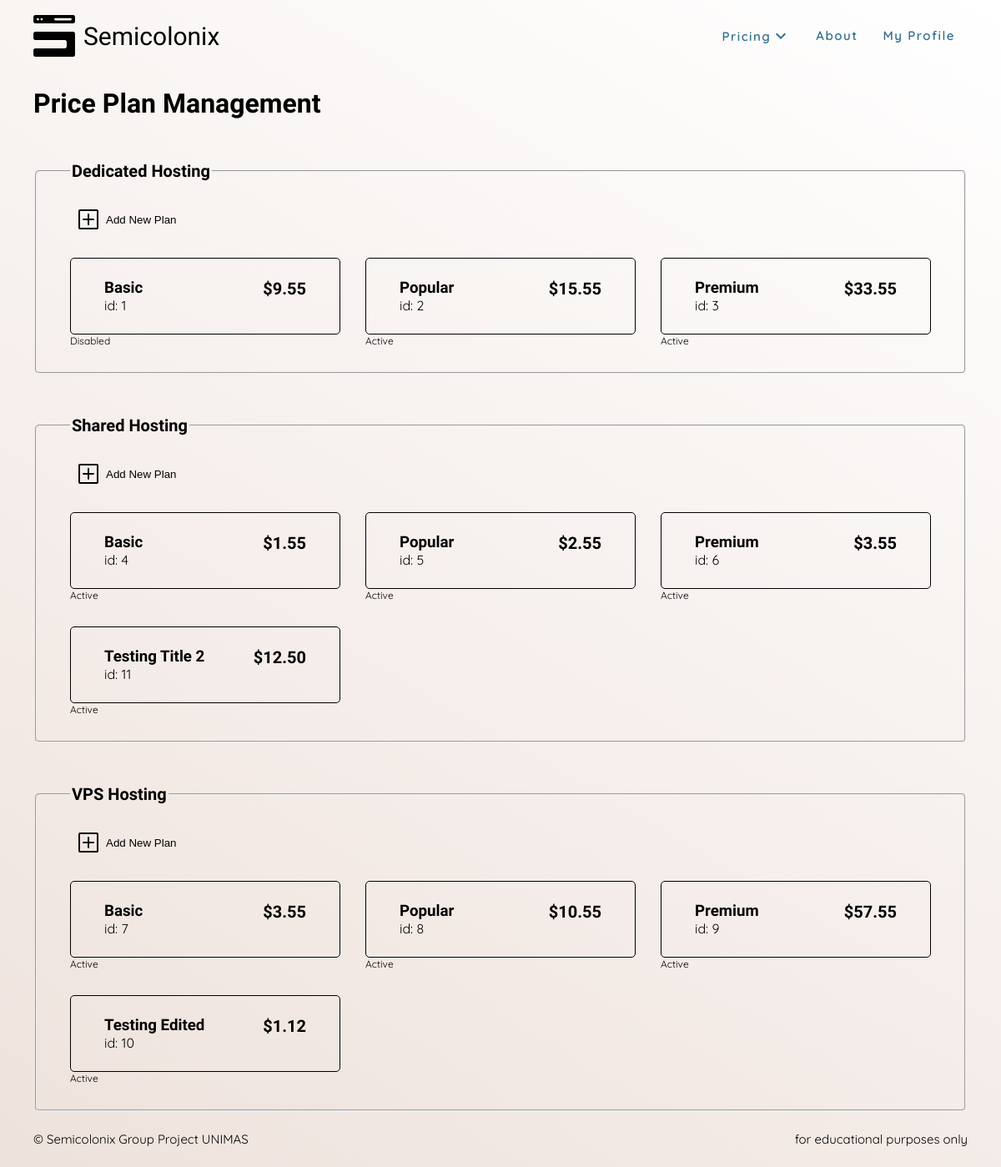
The app's page /admin/manage-price-plan.php (signed in) with its own data.
### tables this page shows
CREATE TABLE `product` (
  `prod_id` int(10) NOT NULL,
  `prod_title` varchar(256) NOT NULL,
  `prod_subtitle` varchar(256) NOT NULL,
  `prod_category` enum('Shared','VPS','Dedicated','') NOT NULL,
  `prod_price` float(5,2) NOT NULL,
  `prod_status` enum('Active','Disabled') NOT NULL
);

### admin/manage-price-plan.php (the view, shortened to what this page needs)
<!DOCTYPE html>
<html lang="en">
<head>
    <link rel="stylesheet" href="/css/main.css">
    <link rel="stylesheet" href="/css/admin-manage-price-plan.css">
</head>
<body class="flex-col">
    <?php
    require_once($_SERVER['DOCUMENT_ROOT'] . "/config/conn.php");
    if (!isset($_SESSION['loggedin']) || !$_SESSION['loggedin']) {
        header("Location: /pages/login_form.php");
    } else {
        require_once($_SERVER['DOCUMENT_ROOT'] . "/includes/nav.php");
    }
    ?>
    <div class="main-container">
        <h1>Price Plan Management</h1>
        <?php
        try {
            $query = "SELECT DISTINCT prod_category FROM product";
            $result = mysqli_query($conn, $query);
            if (mysqli_num_rows($result) == 0) {
                echo "<p class='black text-title'>0 Result</p>";
            } else {
                foreach ($result as $row) {
                    echo "<fieldset>";
                    echo "<legend class='text-h1 font-primary font-w-600'>" . $row['prod_category'] . " Hosting</legend>";
                    echo "<div class='w-100 flex-col'>";
                    echo "<form action='/admin/add-price-plan.php' method='post'>";
                    echo "<button id-add-btn type='submit'><span class='icon-addBtn'></span> Add New Plan</button>";
                    echo "</form>";
                    echo "</div>";
                    $query = "SELECT * FROM product WHERE prod_category = '" . $row['prod_category'] . "'";
                    $result2 = mysqli_query($conn, $query);
                    if (mysqli_num_rows($result) == 0) {
                        echo "<p class='black text-title'>0 Result</p>";
                    } else {
                        echo "<div class='price-layout'>";
                        foreach ($result2 as $row) {
                            echo "<a class='w-100' href='/admin/edit-price-plan.php?prod_id=" . $row['prod_id'] . "'> ";
                            echo "<div class='price-component flex-row between'>";
                            echo "<div>";
                            echo "<h3>" . $row['prod_title'] . "</h3>";
                            echo "<p>id: " . $row['prod_id'] . "</p>";
                            echo "</div>";
                            echo "<p class='font-primary text-h1 margin-0'><b>$" . $row['prod_price'] . "</b></p>";
                            echo "</div>";
                            echo "<span class='text-small'>" . $row['prod_status'] . "</span>";
                            echo "</a>";
                        }
                        echo "</div>";
                    }
                    echo "</fieldset>";
                }
            }
        } catch (Exception $e) {
            $errorMessage = "Error: " . $e->getMessage();
            $encodedMessage = json_encode($errorMessage);
            echo "<script>showPopup($encodedMessage);</script>";
        }
        ?>
    </div>
    <?php require_once($_SERVER['DOCUMENT_ROOT'] . "/includes/footer.php"); ?>
</body>
</html>

### includes/nav.php (shortened to what this page needs)
<nav id="nav-bar" class="w-100 flex-row between" role="navigation">
    <?php
    if (isset($_SESSION['loggedin']) && $_SESSION['loggedin']) {
        if ($_SESSION['role'] == "admin") {
            echo "<a id='logo' href='/admin/dashboard.php'>";
        } else {
            echo "<a id='logo' href='/index.php'>";
        }
    } else {
        echo "<a id='logo' href='/index.php'>";
    }
    ?>
    <div class="flex-row middle">
        <h1 class="black font-w-400 text-title margin-0">Semicolonix</h1>
    </div>
    </a>
    <div class="flex-row">
        <?php
        if (isset($_SESSION['loggedin']) && $_SESSION['loggedin']) {
            if ($_SESSION['role'] == "admin") {
                echo "<div class='dropdown flex-row'>";
                echo "<div class='flex-row middle'>
                    <span class='c1 text-normal font-w-600'><a class='c1 text-normal font-w-600' href='/admin/dashboard.php'>Dashboard</a></span>
                    <img class='rotate-180' src='/assets/icon/drop-down.svg' alt=''>
                </div>";
                echo "<div class='dropdown-content'>
                    <a id='link-price-plan' href='/admin/manage-price-plan.php'>Manage Price Plan</a>
                    <a id='link-sales' href=''>Sales Analytics</a>
                    <a id='link-trans-history' href=''>Transaction History</a>
                </div>";
                echo "</div>";
            } else {
                echo "<div class='dropdown flex-row'>";
                echo "<div class='flex-row middle'>
                    <span class='c1 text-normal font-w-600'>Pricing</span>
                    <img class='rotate-180' src='/assets/icon/drop-down.svg' alt=''>
                </div>";
                echo "</div>";
                echo "<a class='c1 text-normal font-w-600' href='/pages/about.php'>About</a>";
            }
            echo "<a class='c1 text-normal font-w-600' href='/pages/myprofile.php'>My Profile</a>";
        }
        ?>
    </div>
</nav>

### includes/footer.php
<footer class="flex-row between">
    <p class="font-second font-w-400 text-normal">&copy; Semicolonix Group Project UNIMAS</p>
    <p class="font-second font-w-400 text-normal">for educational purposes only</p>
</footer>

### css/main.css (style rules this page uses)
:root { --color-black: #000000; --color-white: #ffffff; --color-c1: #31708e; --color-c2: #88bdbc; --color-c3: #eee2dc; --color-c4: #b1a296; --rgb-black: 0, 0, 0; --rgb-white: 255, 255, 255; --rgb-c1: 49, 112, 142; --rgb-c2: 136, 189, 188; --rgb-c3: 238, 226, 220; --rgb-c4: 177, 162, 150; --font-primary: "Syncopate", sans-serif; --font-second: "Quicksand", sans-serif; --font-size-title: 30px; --font-size-h1: 20px; --font-size-normal: 15px; --font-size-small: 12px; font-family: var(--font-primary); }
html, body { height: 100%; width: 100%; background-image: linear-gradient(210deg, var(--color-white), var(--color-c3)); background-repeat: no-repeat; background-attachment: fixed; scroll-behavior: smooth; }
a { width: fit-content; height: fit-content; text-decoration: none; color: var(--color-black); }
h1, h2, h3, h4, h5, strong { margin: 0; font-weight: 600; font-family: var(--font-primary); }
a, p, body, html, div, iframe, img, span { margin: 0; border: 0; text-decoration: none; }
a, div, p, span { display: block; font-family: var(--font-second); }
.font-primary { font-family: var(--font-primary); }
.font-second { font-family: var(--font-second); }
.font-w-400 { font-weight: 400; }
.font-w-600 { font-weight: 600; }
.black { --color-current: var(--color-black); color: var(--color-current); }
.c1 { --color-current: var(--color-c1); color: var(--color-current); }
.text-title { font-size: var(--font-size-title); }
.text-h1 { font-size: var(--font-size-h1); }
.text-normal { font-size: var(--font-size-normal); }
.text-small { font-size: var(--font-size-small); }
.flex-row { display: flex; flex-direction: row; flex-wrap: wrap; }
.flex-col { display: flex; flex-direction: column; }
.between { justify-content: space-between; }
.w-100 { width: 100%; max-width: 100%; }
.middle { display: flex; align-items: center; }
.margin-0 { margin: 0; }
.main-container { display: flex; flex-direction: column; flex-grow: 1; padding: 105px 40px 0px 40px; width: 100%; max-width: 100%; box-sizing: border-box; }
footer { width: 100%; padding: 24px 40px; box-sizing: border-box; z-index: 1; }

### css/admin-manage-price-plan.css (style rules this page uses)
.price-layout { display: grid; width: 100%; grid-template-columns: repeat(3, minmax(100px, 1fr)); gap: 30px; }
.price-component { border: 1px solid black; border-radius: 5px; padding: 24px 40px; box-sizing: border-box; transition: all 0.6s ease; }
fieldset { border-radius: 5px; padding: 24px 40px 30px 40px; box-sizing: border-box; margin-top: 50px; }
[id-add-btn] { display: flex; flex-direction: row; align-items: center; width: fit-content; margin-bottom: 24px; padding: 10px; box-sizing: border-box; border-radius: 5px; border: none; background-color: transparent; transition: all 0.6s ease; }

### css/nav.css (style rules this page uses)
#nav-bar { position: fixed; padding: 18px 40px; box-sizing: border-box; background-image: linear-gradient(30deg, var(--color-c3), var(--color-white)); background-repeat: no-repeat; background-attachment: fixed; z-index: 99; }
.logo { width: 50px; height: auto; height: fit-content; margin-right: 10px; }
#nav-bar > div > a { color: var(--color-c1); font-size: var(--font-size-normal); padding: 15px; letter-spacing: 1.5px; }
.dropdown { position: relative; display: inline-block; cursor: pointer; padding: 0 15px; letter-spacing: 1.5px; }
.rotate-180 { width: 24px; height: 24px; transition: all 0.6s ease; }

### records on screen
product: prod_title "Basic", prod_id "1", prod_price "9.55", prod_status "Disabled"
product: prod_title "Popular", prod_id "2", prod_price "15.55", prod_status "Active"
product: prod_title "Premium", prod_id "3", prod_price "33.55", prod_status "Active"
product: prod_title "Basic", prod_id "4", prod_price "1.55", prod_status "Active"
product: prod_title "Popular", prod_id "5", prod_price "2.55", prod_status "Active"
product: prod_title "Premium", prod_id "6", prod_price "3.55", prod_status "Active"
product: prod_title "Testing Title 2", prod_id "11", prod_price "12.50", prod_status "Active"
product: prod_title "Basic", prod_id "7", prod_price "3.55", prod_status "Active"
product: prod_title "Popular", prod_id "8", prod_price "10.55", prod_status "Active"
product: prod_title "Premium", prod_id "9", prod_price "57.55", prod_status "Active"
product: prod_title "Testing Edited", prod_id "10", prod_price "1.12", prod_status "Active"

### other values on screen
$row['prod_category'] "Dedicated"
$row['prod_category'] "Shared"
$row['prod_category'] "VPS"
